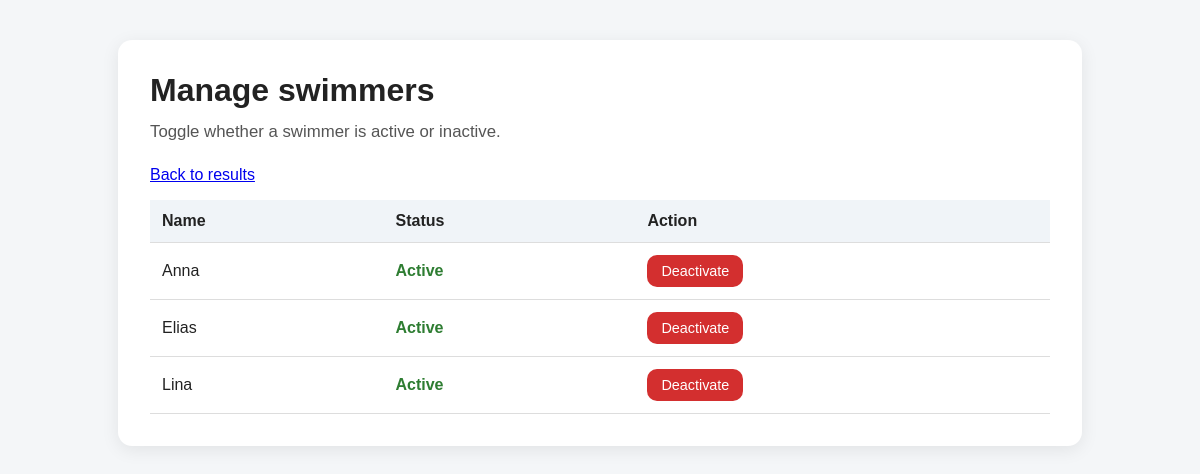
/manage-swimmers (signed in), run on an earlier commit of the app's database.
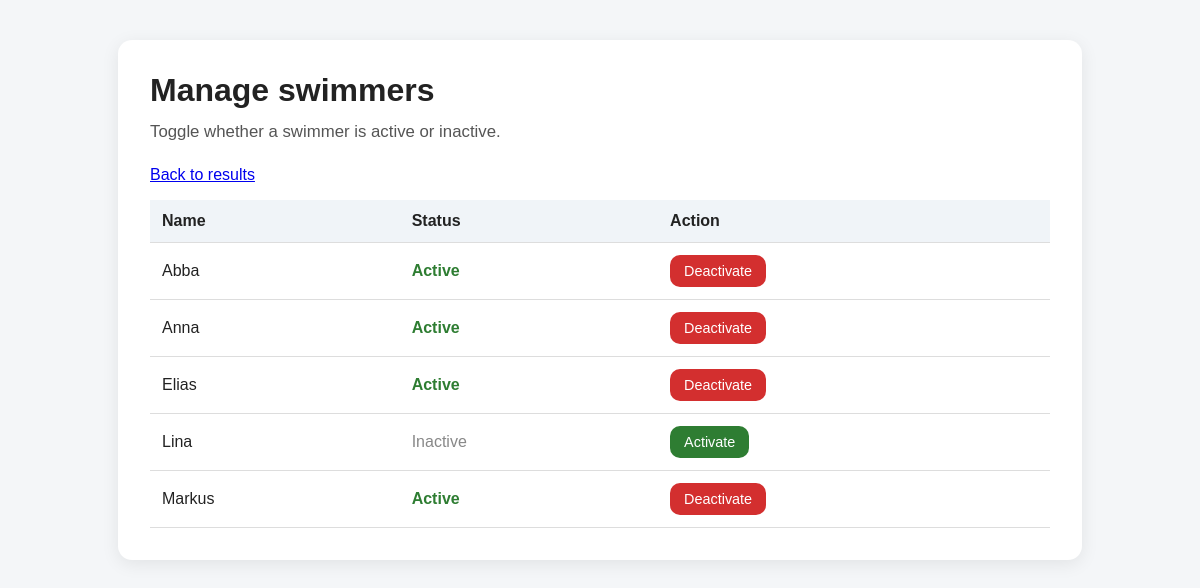
And on a later commit of the database.
### models.py (models this page shows, shortened)
class Swimmer(db.Model):
    id = db.Column(db.Integer, primary_key=True)
    name = db.Column(db.String(100), unique=True, nullable=False)
    is_active = db.Column(db.Boolean, nullable=False, default=True)
    results = db.relationship("KlockanResult", backref="swimmer", lazy=True)

### app.py (the view)
@app.route("/manage-swimmers")
@login_required
def manage_swimmers():
    swimmers = Swimmer.query.order_by(Swimmer.name).all()
    message = session.pop("manage_swimmer_message", "")
    return render_template("manage_swimmers.html", swimmers=swimmers, message=message)

### app.py (called while the page is built)
@login_manager.user_loader
def load_user(user_id):
    return User.query.get(int(user_id))

### templates/manage_swimmers.html (shortened to what this page needs)
<!DOCTYPE html>
<html lang="en">
<head>
    <link rel="stylesheet" href="{{ url_for('static', filename='style.css') }}">
</head>
<body>
    <div class="container">
        <h1>Manage swimmers</h1>
        <p class="page-subtitle">Toggle whether a swimmer is active or inactive.</p>
        <p><a href="{{ url_for('index') }}">Back to results</a></p>
        {% if swimmers %}
            <table>
                <thead>
                    <tr>
                        <th>Name</th>
                        <th>Status</th>
                        <th>Action</th>
                    </tr>
                </thead>
                <tbody>
                    {% for swimmer in swimmers %}
                        <tr>
                            <td>{{ swimmer.name }}</td>
                            <td>
                                {% if swimmer.is_active %}
                                    <span class="status-active">Active</span>
                                {% else %}
                                    <span class="status-inactive">Inactive</span>
                                {% endif %}
                            </td>
                            <td>
                                <form method="POST" action="{{ url_for('toggle_swimmer_active') }}" class="remove-form">
                                    {% if swimmer.is_active %}
                                        <button type="submit" class="deactivate-button">Deactivate</button>
                                    {% else %}
                                        <button type="submit" class="activate-button">Activate</button>
                                    {% endif %}
                                </form>
                            </td>
                        </tr>
                    {% endfor %}
                </tbody>
            </table>
        {% else %}
            <p>No swimmers found. <a href="{{ url_for('add_swimmers') }}">Add some swimmers</a> first.</p>
        {% endif %}
    </div>
</body>
</html>

What changed in the data, as far as the page shows it:
added Swimmer: name "Abba", is_active "Active"
changed Swimmer "Lina": is_active "Active Deactivate" → "Inactive Activate"
added Swimmer: name "Markus", is_active "Active"
